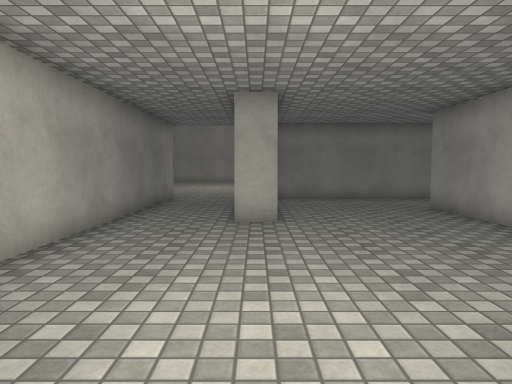
[1] (above)

19 first-person views from a walk through a 3-D level made in the Unity game engine. The camera is 1.3 m above the floor, tilts 4° down and sees 70° across. The floor is counted in squares, 1 m on a side. Each view is taken from the middle of a square. On the plan, view 1 faces up. The plan holds only what a view shows up to about 15 squares ahead; the rest is blank. The place goes on beyond the plan. The player character is not drawn. Surface patterns are stand-ins for the level's own textures.

[2]
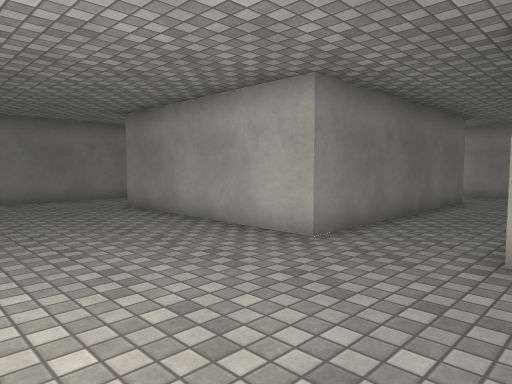

[3]
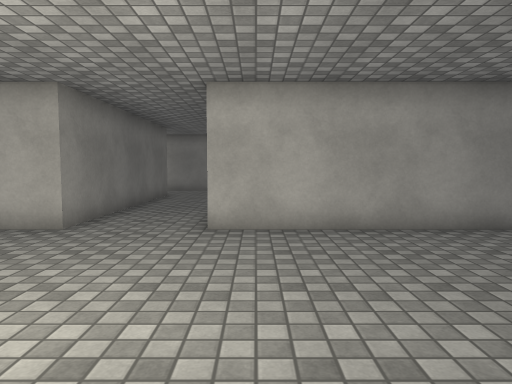

[4]
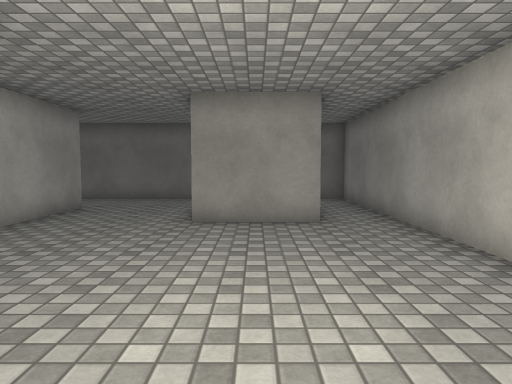

[5]
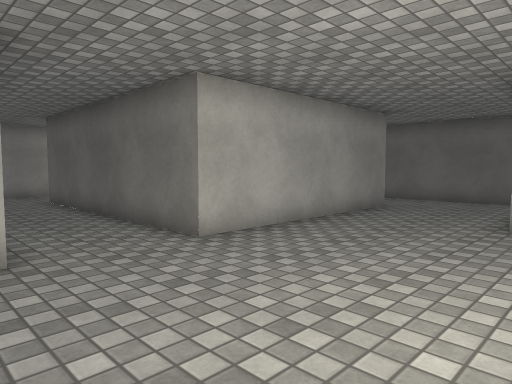

[6]
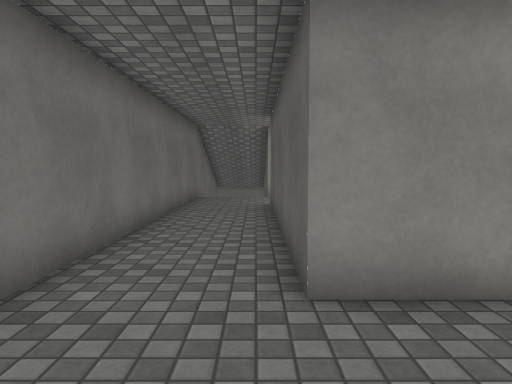

[7]
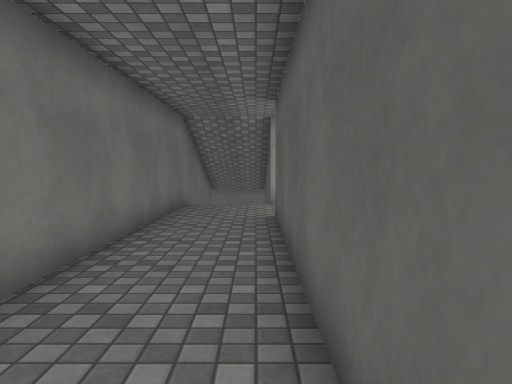

[8]
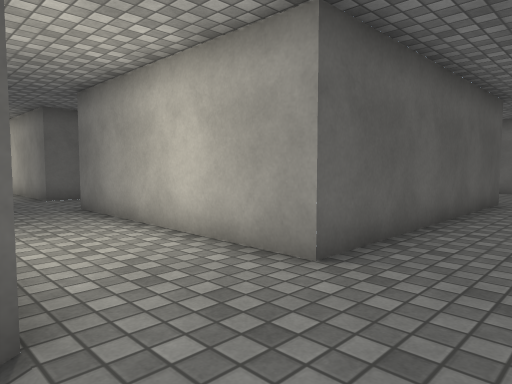

[9]
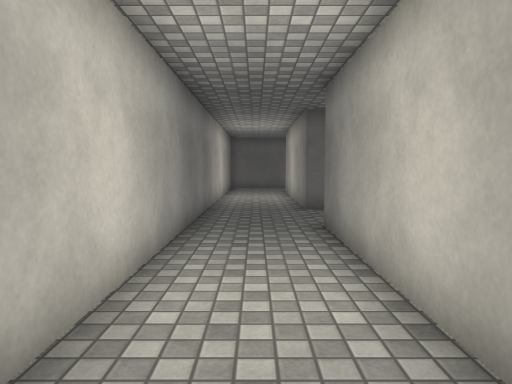

[10]
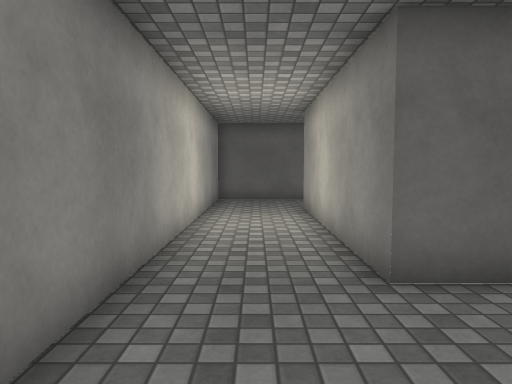

[11]
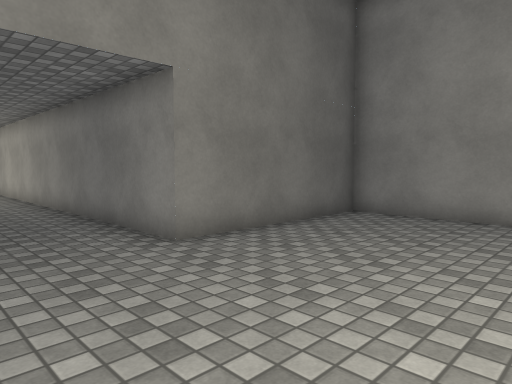

[12]
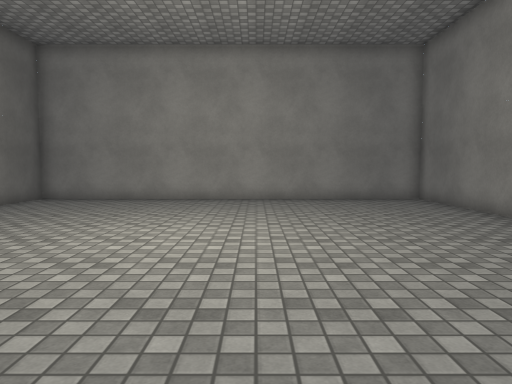

[13]
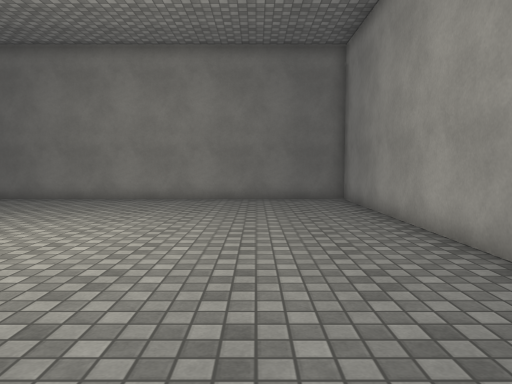

[14]
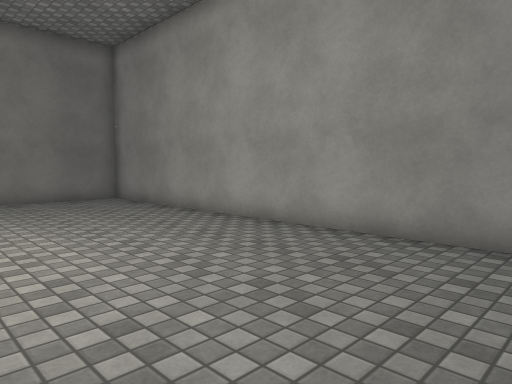

[15]
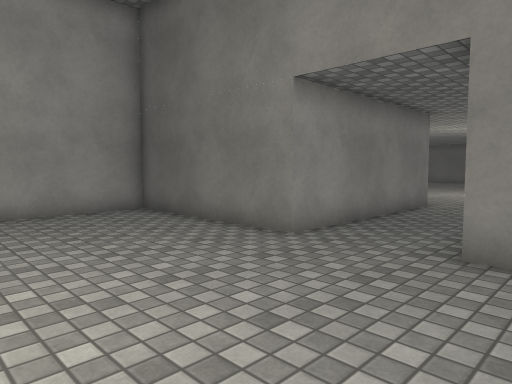

[16]
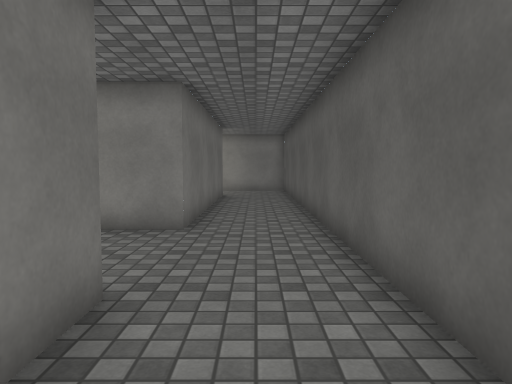

[17]
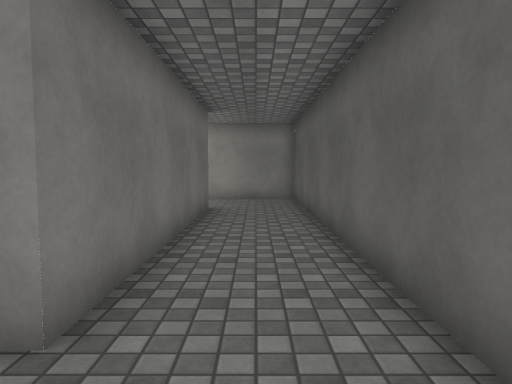

[18]
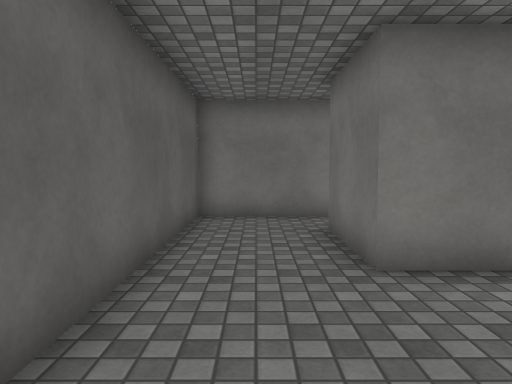

[19]
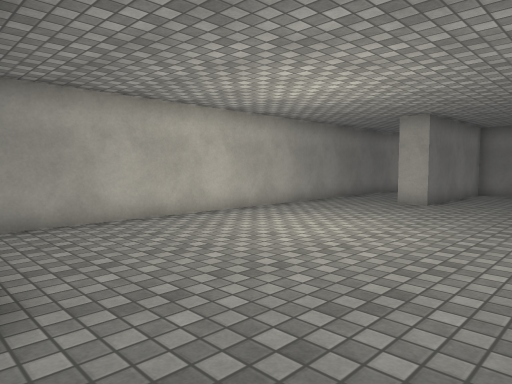

### Floor plan
Points are (right, up) in squares from view 1. A wall is a line through its corners. A room is listed if a view was taken in it or the views show most of it. See-through windows are left out.
Room 1 (views 1, 2, 3, 4, 5, 6, 7, 8, 9, 10, 16, 17, 18, 19)
walls: (5.5, 1) (14.5, 1) (14.5, -6.5) (5.5, -6.5) (5.5, 1); (5.5, 4) (5.5, 11.5) (14.5, 11.5) (14.5, 4) (5.5, 4); (1.5, -4.8) (1.5, -6.5) (-1.5, -6.5); (-1.6, -3.5) (1.5, -3.5); (-3.5, 8.5) (-3.5, -9.5) (17.5, -9.5) (17.5, 11.5) (19, 11.5); (0.5, 12.9) (0.5, 8.5) (-0.5, 8.5); (19, 14.5) (0.9, 14.5)
ways out: opening at (-2, 8) to room 2
Room 2 (views 11, 12, 13, 14, 15)
walls: (-0.5, 8.5) (-0.5, 15.5) (5.5, 15.5) (5.5, 30.5) (-9.5, 30.5) (-9.5, 15.5) (-3.5, 15.5) (-3.5, 8.5)
ways out: opening at (-2, 8) to room 1

Where each view was taken, in squares from view 1:
view 1: 0 up, 0 right, facing up
view 2: 0 up, 0 right, facing up-right
view 3: 0 up, 2 left, facing right
view 4: 5 up, 0 right, facing down
view 5: 5 up, 0 right, facing down-right
view 6: 12 up, 2 right, facing right
view 7: 12 up, 5 right, facing right
view 8: 14 up, 18 right, facing down-left
view 9: 12 up, 16 right, facing down
view 10: 5 up, 16 right, facing down
view 11: 21 up, 0 right, facing down-left
view 12: 24 up, 5 right, facing left
view 13: 16 up, 2 right, facing up
view 14: 16 up, 1 left, facing up-right
view 15: 21 up, 5 left, facing down-right
view 16: 8 down, 2 left, facing right
view 17: 8 down, 3 right, facing right
view 18: 8 down, 6 right, facing left
view 19: 4 down, 5 right, facing up-left
